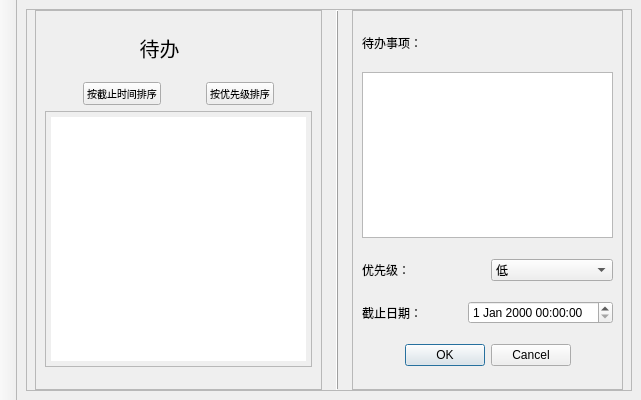
<?xml version="1.0" encoding="UTF-8"?>
<ui version="4.0">
 <class>MainWindow</class>
 <widget class="QMainWindow" name="MainWindow">
  <property name="geometry">
   <rect>
    <x>0</x>
    <y>0</y>
    <width>641</width>
    <height>400</height>
   </rect>
  </property>
  <property name="minimumSize">
   <size>
    <width>600</width>
    <height>0</height>
   </size>
  </property>
  <property name="maximumSize">
   <size>
    <width>16777215</width>
    <height>16777215</height>
   </size>
  </property>
  <property name="windowTitle">
   <string>ham</string>
  </property>
  <property name="windowIcon">
   <iconset resource="img.qrc">
    <normaloff>:/icon/img/icon.png</normaloff>:/icon/img/icon.png</iconset>
  </property>
  <property name="styleSheet">
   <string notr="true"/>
  </property>
  <widget class="QWidget" name="centralwidget">
   <property name="sizePolicy">
    <sizepolicy hsizetype="Expanding" vsizetype="Expanding">
     <horstretch>0</horstretch>
     <verstretch>0</verstretch>
    </sizepolicy>
   </property>
   <property name="minimumSize">
    <size>
     <width>300</width>
     <height>0</height>
    </size>
   </property>
   <layout class="QGridLayout" name="gridLayout">
    <item row="0" column="0">
     <widget class="QStackedWidget" name="stackedWidget">
      <property name="sizePolicy">
       <sizepolicy hsizetype="Expanding" vsizetype="Expanding">
        <horstretch>0</horstretch>
        <verstretch>0</verstretch>
       </sizepolicy>
      </property>
      <property name="minimumSize">
       <size>
        <width>300</width>
        <height>0</height>
       </size>
      </property>
      <property name="currentIndex">
       <number>2</number>
      </property>
      <widget class="QWidget" name="home">
       <layout class="QGridLayout" name="gridLayout_3">
        <item row="0" column="2">
         <widget class="QLabel" name="homeDisplay">
          <property name="styleSheet">
           <string notr="true">background-color: transparent; 
border: 0;
font-size: 20px;</string>
          </property>
          <property name="text">
           <string>主页</string>
          </property>
          <property name="alignment">
           <set>Qt::AlignmentFlag::AlignCenter</set>
          </property>
         </widget>
        </item>
        <item row="1" column="3">
         <widget class="QToolButton" name="settingsButton">
          <property name="styleSheet">
           <string notr="true">background-color: transparent; 
border: 0;</string>
          </property>
          <property name="text">
           <string>设置</string>
          </property>
          <property name="icon">
           <iconset resource="img.qrc">
            <normaloff>:/tab/img/settings.png</normaloff>:/tab/img/settings.png</iconset>
          </property>
          <property name="iconSize">
           <size>
            <width>30</width>
            <height>30</height>
           </size>
          </property>
          <property name="autoExclusive">
           <bool>true</bool>
          </property>
          <property name="toolButtonStyle">
           <enum>Qt::ToolButtonStyle::ToolButtonTextUnderIcon</enum>
          </property>
         </widget>
        </item>
        <item row="2" column="0">
         <widget class="QToolButton" name="homeButton">
          <property name="styleSheet">
           <string notr="true">background-color: transparent; 
border: 0;</string>
          </property>
          <property name="text">
           <string>主页</string>
          </property>
          <property name="icon">
           <iconset resource="img.qrc">
            <normaloff>:/tab/img/home.png</normaloff>:/tab/img/home.png</iconset>
          </property>
          <property name="iconSize">
           <size>
            <width>30</width>
            <height>30</height>
           </size>
          </property>
          <property name="autoExclusive">
           <bool>true</bool>
          </property>
          <property name="toolButtonStyle">
           <enum>Qt::ToolButtonStyle::ToolButtonTextUnderIcon</enum>
          </property>
         </widget>
        </item>
        <item row="2" column="2">
         <widget class="QToolButton" name="tasksButton">
          <property name="styleSheet">
           <string notr="true">background-color: transparent; 
border: 0;</string>
          </property>
          <property name="text">
           <string>任务</string>
          </property>
          <property name="icon">
           <iconset resource="img.qrc">
            <normaloff>:/tab/img/tasks.png</normaloff>:/tab/img/tasks.png</iconset>
          </property>
          <property name="iconSize">
           <size>
            <width>30</width>
            <height>30</height>
           </size>
          </property>
          <property name="autoExclusive">
           <bool>true</bool>
          </property>
          <property name="toolButtonStyle">
           <enum>Qt::ToolButtonStyle::ToolButtonTextUnderIcon</enum>
          </property>
         </widget>
        </item>
        <item row="3" column="1">
         <widget class="QToolButton" name="classButton">
          <property name="styleSheet">
           <string notr="true">background-color: transparent; 
border: 0;</string>
          </property>
          <property name="text">
           <string>课表</string>
          </property>
          <property name="icon">
           <iconset resource="img.qrc">
            <normaloff>:/tab/img/class.png</normaloff>:/tab/img/class.png</iconset>
          </property>
          <property name="iconSize">
           <size>
            <width>30</width>
            <height>30</height>
           </size>
          </property>
          <property name="autoExclusive">
           <bool>true</bool>
          </property>
          <property name="toolButtonStyle">
           <enum>Qt::ToolButtonStyle::ToolButtonTextUnderIcon</enum>
          </property>
         </widget>
        </item>
       </layout>
      </widget>
      <widget class="QWidget" name="timetable">
       <layout class="QGridLayout" name="gridLayout_5">
        <item row="0" column="0">
         <widget class="QLabel" name="timetableDisplay">
          <property name="styleSheet">
           <string notr="true">background-color: transparent; 
border: 0;
font-size: 20px;</string>
          </property>
          <property name="text">
           <string>课表</string>
          </property>
          <property name="alignment">
           <set>Qt::AlignmentFlag::AlignCenter</set>
          </property>
         </widget>
        </item>
       </layout>
      </widget>
      <widget class="QWidget" name="tasks">
       <property name="sizePolicy">
        <sizepolicy hsizetype="Expanding" vsizetype="Expanding">
         <horstretch>0</horstretch>
         <verstretch>0</verstretch>
        </sizepolicy>
       </property>
       <layout class="QGridLayout" name="gridLayout_6">
        <property name="leftMargin">
         <number>0</number>
        </property>
        <property name="topMargin">
         <number>0</number>
        </property>
        <property name="rightMargin">
         <number>0</number>
        </property>
        <property name="bottomMargin">
         <number>0</number>
        </property>
        <property name="spacing">
         <number>0</number>
        </property>
        <item row="0" column="0">
         <widget class="QFrame" name="frame_3">
          <property name="sizePolicy">
           <sizepolicy hsizetype="Expanding" vsizetype="Expanding">
            <horstretch>0</horstretch>
            <verstretch>0</verstretch>
           </sizepolicy>
          </property>
          <property name="autoFillBackground">
           <bool>true</bool>
          </property>
          <property name="styleSheet">
           <string notr="true"/>
          </property>
          <property name="frameShape">
           <enum>QFrame::Shape::StyledPanel</enum>
          </property>
          <property name="frameShadow">
           <enum>QFrame::Shadow::Raised</enum>
          </property>
          <layout class="QHBoxLayout" name="horizontalLayout">
           <property name="leftMargin">
            <number>0</number>
           </property>
           <property name="topMargin">
            <number>0</number>
           </property>
           <property name="rightMargin">
            <number>0</number>
           </property>
           <property name="bottomMargin">
            <number>0</number>
           </property>
           <item>
            <spacer name="horizontalSpacer">
             <property name="orientation">
              <enum>Qt::Orientation::Horizontal</enum>
             </property>
             <property name="sizeType">
              <enum>QSizePolicy::Policy::Preferred</enum>
             </property>
             <property name="sizeHint" stdset="0">
              <size>
               <width>13</width>
               <height>20</height>
              </size>
             </property>
            </spacer>
           </item>
           <item>
            <widget class="QFrame" name="frame">
             <property name="sizePolicy">
              <sizepolicy hsizetype="Expanding" vsizetype="Expanding">
               <horstretch>0</horstretch>
               <verstretch>0</verstretch>
              </sizepolicy>
             </property>
             <property name="styleSheet">
              <string notr="true"/>
             </property>
             <property name="frameShape">
              <enum>QFrame::Shape::StyledPanel</enum>
             </property>
             <property name="frameShadow">
              <enum>QFrame::Shadow::Raised</enum>
             </property>
             <layout class="QGridLayout" name="gridLayout_7">
              <item row="0" column="0">
               <layout class="QVBoxLayout" name="verticalLayout_3">
                <property name="sizeConstraint">
                 <enum>QLayout::SizeConstraint::SetDefaultConstraint</enum>
                </property>
                <item>
                 <spacer name="verticalSpacer_2">
                  <property name="orientation">
                   <enum>Qt::Orientation::Vertical</enum>
                  </property>
                  <property name="sizeType">
                   <enum>QSizePolicy::Policy::Preferred</enum>
                  </property>
                  <property name="sizeHint" stdset="0">
                   <size>
                    <width>20</width>
                    <height>13</height>
                   </size>
                  </property>
                 </spacer>
                </item>
                <item>
                 <widget class="QFrame" name="frame_4">
                  <property name="sizePolicy">
                   <sizepolicy hsizetype="Expanding" vsizetype="Preferred">
                    <horstretch>0</horstretch>
                    <verstretch>0</verstretch>
                   </sizepolicy>
                  </property>
                  <property name="frameShape">
                   <enum>QFrame::Shape::NoFrame</enum>
                  </property>
                  <property name="frameShadow">
                   <enum>QFrame::Shadow::Raised</enum>
                  </property>
                  <layout class="QHBoxLayout" name="horizontalLayout_9">
                   <property name="leftMargin">
                    <number>9</number>
                   </property>
                   <property name="topMargin">
                    <number>0</number>
                   </property>
                   <property name="bottomMargin">
                    <number>0</number>
                   </property>
                   <item>
                    <widget class="QLabel" name="tasksDisplay">
                     <property name="sizePolicy">
                      <sizepolicy hsizetype="Expanding" vsizetype="Preferred">
                       <horstretch>0</horstretch>
                       <verstretch>0</verstretch>
                      </sizepolicy>
                     </property>
                     <property name="styleSheet">
                      <string notr="true">background-color: transparent; 
border: 0;
font-size: 20px;</string>
                     </property>
                     <property name="text">
                      <string>待办</string>
                     </property>
                     <property name="alignment">
                      <set>Qt::AlignmentFlag::AlignCenter</set>
                     </property>
                    </widget>
                   </item>
                   <item>
                    <widget class="QPushButton" name="addButton">
                     <property name="styleSheet">
                      <string notr="true">background-color: transparent;
border: 0;</string>
                     </property>
                     <property name="text">
                      <string/>
                     </property>
                     <property name="icon">
                      <iconset resource="img.qrc">
                       <normaloff>:/more/img/add.png</normaloff>:/more/img/add.png</iconset>
                     </property>
                     <property name="iconSize">
                      <size>
                       <width>25</width>
                       <height>25</height>
                      </size>
                     </property>
                    </widget>
                   </item>
                  </layout>
                 </widget>
                </item>
                <item>
                 <spacer name="verticalSpacer_1">
                  <property name="orientation">
                   <enum>Qt::Orientation::Vertical</enum>
                  </property>
                  <property name="sizeType">
                   <enum>QSizePolicy::Policy::Preferred</enum>
                  </property>
                  <property name="sizeHint" stdset="0">
                   <size>
                    <width>13</width>
                    <height>13</height>
                   </size>
                  </property>
                 </spacer>
                </item>
                <item>
                 <layout class="QHBoxLayout" name="horizontalLayout_1">
                  <item>
                   <spacer name="horizontalSpacer_1">
                    <property name="orientation">
                     <enum>Qt::Orientation::Horizontal</enum>
                    </property>
                    <property name="sizeHint" stdset="0">
                     <size>
                      <width>40</width>
                      <height>20</height>
                     </size>
                    </property>
                   </spacer>
                  </item>
                  <item>
                   <widget class="QPushButton" name="sortByDeadlineBtn">
                    <property name="styleSheet">
                     <string notr="true">font-size: 10px;
padding: 3px;</string>
                    </property>
                    <property name="text">
                     <string>按截止时间排序</string>
                    </property>
                   </widget>
                  </item>
                  <item>
                   <spacer name="horizontalSpacer_5">
                    <property name="orientation">
                     <enum>Qt::Orientation::Horizontal</enum>
                    </property>
                    <property name="sizeHint" stdset="0">
                     <size>
                      <width>40</width>
                      <height>20</height>
                     </size>
                    </property>
                   </spacer>
                  </item>
                  <item>
                   <widget class="QPushButton" name="sortByPriorityBtn">
                    <property name="styleSheet">
                     <string notr="true">font-size: 10px;
padding: 3px;</string>
                    </property>
                    <property name="text">
                     <string>按优先级排序</string>
                    </property>
                   </widget>
                  </item>
                  <item>
                   <spacer name="horizontalSpacer_6">
                    <property name="orientation">
                     <enum>Qt::Orientation::Horizontal</enum>
                    </property>
                    <property name="sizeHint" stdset="0">
                     <size>
                      <width>40</width>
                      <height>20</height>
                     </size>
                    </property>
                   </spacer>
                  </item>
                 </layout>
                </item>
                <item>
                 <widget class="TaskDisplay" name="listWidget">
                  <property name="sizePolicy">
                   <sizepolicy hsizetype="Expanding" vsizetype="Expanding">
                    <horstretch>0</horstretch>
                    <verstretch>0</verstretch>
                   </sizepolicy>
                  </property>
                  <property name="autoFillBackground">
                   <bool>false</bool>
                  </property>
                  <property name="styleSheet">
                   <string notr="true">padding: 5px;</string>
                  </property>
                  <property name="editTriggers">
                   <set>QAbstractItemView::EditTrigger::NoEditTriggers</set>
                  </property>
                  <property name="sortingEnabled">
                   <bool>false</bool>
                  </property>
                 </widget>
                </item>
                <item>
                 <spacer name="verticalSpacer_9">
                  <property name="orientation">
                   <enum>Qt::Orientation::Vertical</enum>
                  </property>
                  <property name="sizeType">
                   <enum>QSizePolicy::Policy::Preferred</enum>
                  </property>
                  <property name="sizeHint" stdset="0">
                   <size>
                    <width>20</width>
                    <height>13</height>
                   </size>
                  </property>
                 </spacer>
                </item>
               </layout>
              </item>
             </layout>
            </widget>
           </item>
           <item>
            <spacer name="horizontalSpacer_2">
             <property name="orientation">
              <enum>Qt::Orientation::Horizontal</enum>
             </property>
             <property name="sizeType">
              <enum>QSizePolicy::Policy::Preferred</enum>
             </property>
             <property name="sizeHint" stdset="0">
              <size>
               <width>13</width>
               <height>20</height>
              </size>
             </property>
            </spacer>
           </item>
           <item>
            <widget class="Line" name="line">
             <property name="sizePolicy">
              <sizepolicy hsizetype="Fixed" vsizetype="Expanding">
               <horstretch>0</horstretch>
               <verstretch>0</verstretch>
              </sizepolicy>
             </property>
             <property name="styleSheet">
              <string notr="true"/>
             </property>
             <property name="frameShadow">
              <enum>QFrame::Shadow::Raised</enum>
             </property>
             <property name="orientation">
              <enum>Qt::Orientation::Vertical</enum>
             </property>
            </widget>
           </item>
           <item>
            <spacer name="horizontalSpacer_3">
             <property name="orientation">
              <enum>Qt::Orientation::Horizontal</enum>
             </property>
             <property name="sizeType">
              <enum>QSizePolicy::Policy::Preferred</enum>
             </property>
             <property name="sizeHint" stdset="0">
              <size>
               <width>13</width>
               <height>20</height>
              </size>
             </property>
            </spacer>
           </item>
           <item>
            <widget class="TaskEditor" name="editor">
             <property name="sizePolicy">
              <sizepolicy hsizetype="Expanding" vsizetype="Expanding">
               <horstretch>0</horstretch>
               <verstretch>0</verstretch>
              </sizepolicy>
             </property>
             <property name="styleSheet">
              <string notr="true"/>
             </property>
             <property name="frameShape">
              <enum>QFrame::Shape::StyledPanel</enum>
             </property>
             <property name="frameShadow">
              <enum>QFrame::Shadow::Raised</enum>
             </property>
             <layout class="QGridLayout" name="gridLayout_2">
              <item row="0" column="0">
               <layout class="QVBoxLayout" name="verticalLayout_4">
                <item>
                 <spacer name="verticalSpacer_3">
                  <property name="orientation">
                   <enum>Qt::Orientation::Vertical</enum>
                  </property>
                  <property name="sizeType">
                   <enum>QSizePolicy::Policy::Preferred</enum>
                  </property>
                  <property name="sizeHint" stdset="0">
                   <size>
                    <width>20</width>
                    <height>40</height>
                   </size>
                  </property>
                 </spacer>
                </item>
                <item>
                 <widget class="QLabel" name="label_4">
                  <property name="sizePolicy">
                   <sizepolicy hsizetype="Expanding" vsizetype="Preferred">
                    <horstretch>0</horstretch>
                    <verstretch>0</verstretch>
                   </sizepolicy>
                  </property>
                  <property name="text">
                   <string>待办事项：</string>
                  </property>
                 </widget>
                </item>
                <item>
                 <spacer name="verticalSpacer_4">
                  <property name="orientation">
                   <enum>Qt::Orientation::Vertical</enum>
                  </property>
                  <property name="sizeType">
                   <enum>QSizePolicy::Policy::Preferred</enum>
                  </property>
                  <property name="sizeHint" stdset="0">
                   <size>
                    <width>20</width>
                    <height>40</height>
                   </size>
                  </property>
                 </spacer>
                </item>
                <item>
                 <widget class="QTextEdit" name="textEdit">
                  <property name="sizePolicy">
                   <sizepolicy hsizetype="Expanding" vsizetype="Expanding">
                    <horstretch>0</horstretch>
                    <verstretch>0</verstretch>
                   </sizepolicy>
                  </property>
                 </widget>
                </item>
                <item>
                 <spacer name="verticalSpacer_5">
                  <property name="orientation">
                   <enum>Qt::Orientation::Vertical</enum>
                  </property>
                  <property name="sizeType">
                   <enum>QSizePolicy::Policy::Preferred</enum>
                  </property>
                  <property name="sizeHint" stdset="0">
                   <size>
                    <width>20</width>
                    <height>40</height>
                   </size>
                  </property>
                 </spacer>
                </item>
                <item>
                 <layout class="QHBoxLayout" name="horizontalLayout_2">
                  <item>
                   <widget class="QLabel" name="label_5">
                    <property name="text">
                     <string>优先级：</string>
                    </property>
                   </widget>
                  </item>
                  <item>
                   <widget class="QComboBox" name="comboBox">
                    <property name="sizePolicy">
                     <sizepolicy hsizetype="Preferred" vsizetype="Fixed">
                      <horstretch>0</horstretch>
                      <verstretch>0</verstretch>
                     </sizepolicy>
                    </property>
                    <item>
                     <property name="text">
                      <string>低</string>
                     </property>
                    </item>
                    <item>
                     <property name="text">
                      <string>中</string>
                     </property>
                    </item>
                    <item>
                     <property name="text">
                      <string>高</string>
                     </property>
                    </item>
                   </widget>
                  </item>
                 </layout>
                </item>
                <item>
                 <spacer name="verticalSpacer_6">
                  <property name="orientation">
                   <enum>Qt::Orientation::Vertical</enum>
                  </property>
                  <property name="sizeHint" stdset="0">
                   <size>
                    <width>20</width>
                    <height>40</height>
                   </size>
                  </property>
                 </spacer>
                </item>
                <item>
                 <layout class="QHBoxLayout" name="horizontalLayout_3">
                  <item>
                   <widget class="QLabel" name="label_6">
                    <property name="text">
                     <string>截止日期：</string>
                    </property>
                   </widget>
                  </item>
                  <item>
                   <widget class="QDateTimeEdit" name="dateTimeEdit"/>
                  </item>
                 </layout>
                </item>
                <item>
                 <spacer name="verticalSpacer_7">
                  <property name="orientation">
                   <enum>Qt::Orientation::Vertical</enum>
                  </property>
                  <property name="sizeType">
                   <enum>QSizePolicy::Policy::Preferred</enum>
                  </property>
                  <property name="sizeHint" stdset="0">
                   <size>
                    <width>20</width>
                    <height>40</height>
                   </size>
                  </property>
                 </spacer>
                </item>
                <item>
                 <widget class="QDialogButtonBox" name="buttonBox">
                  <property name="autoFillBackground">
                   <bool>false</bool>
                  </property>
                  <property name="standardButtons">
                   <set>QDialogButtonBox::StandardButton::Cancel|QDialogButtonBox::StandardButton::Ok</set>
                  </property>
                  <property name="centerButtons">
                   <bool>true</bool>
                  </property>
                 </widget>
                </item>
                <item>
                 <spacer name="verticalSpacer_8">
                  <property name="orientation">
                   <enum>Qt::Orientation::Vertical</enum>
                  </property>
                  <property name="sizeHint" stdset="0">
                   <size>
                    <width>20</width>
                    <height>40</height>
                   </size>
                  </property>
                 </spacer>
                </item>
               </layout>
              </item>
             </layout>
            </widget>
           </item>
           <item>
            <spacer name="horizontalSpacer_4">
             <property name="orientation">
              <enum>Qt::Orientation::Horizontal</enum>
             </property>
             <property name="sizeType">
              <enum>QSizePolicy::Policy::Preferred</enum>
             </property>
             <property name="sizeHint" stdset="0">
              <size>
               <width>13</width>
               <height>20</height>
              </size>
             </property>
            </spacer>
           </item>
          </layout>
         </widget>
        </item>
       </layout>
      </widget>
      <widget class="QWidget" name="setting">
       <layout class="QGridLayout" name="gridLayout_4">
        <item row="0" column="0">
         <widget class="QLabel" name="settingsDisplay">
          <property name="styleSheet">
           <string notr="true">background-color: transparent; 
border: 0;
font-size: 20px;</string>
          </property>
          <property name="text">
           <string>设置</string>
          </property>
          <property name="alignment">
           <set>Qt::AlignmentFlag::AlignCenter</set>
          </property>
         </widget>
        </item>
       </layout>
      </widget>
      <widget class="QWidget" name="login">
       <layout class="QGridLayout" name="gridLayout_8">
        <item row="0" column="0">
         <widget class="QFrame" name="frame_2">
          <property name="sizePolicy">
           <sizepolicy hsizetype="Expanding" vsizetype="Expanding">
            <horstretch>0</horstretch>
            <verstretch>0</verstretch>
           </sizepolicy>
          </property>
          <property name="frameShape">
           <enum>QFrame::Shape::StyledPanel</enum>
          </property>
          <property name="frameShadow">
           <enum>QFrame::Shadow::Raised</enum>
          </property>
          <layout class="QHBoxLayout" name="horizontalLayout_6">
           <item>
            <spacer name="horizontalSpacer_7">
             <property name="orientation">
              <enum>Qt::Orientation::Horizontal</enum>
             </property>
             <property name="sizeHint" stdset="0">
              <size>
               <width>40</width>
               <height>20</height>
              </size>
             </property>
            </spacer>
           </item>
           <item>
            <widget class="QFrame" name="frame_5">
             <property name="frameShape">
              <enum>QFrame::Shape::NoFrame</enum>
             </property>
             <property name="frameShadow">
              <enum>QFrame::Shadow::Raised</enum>
             </property>
             <layout class="QVBoxLayout" name="verticalLayout_2">
              <item>
               <spacer name="verticalSpacer">
                <property name="orientation">
                 <enum>Qt::Orientation::Vertical</enum>
                </property>
                <property name="sizeHint" stdset="0">
                 <size>
                  <width>20</width>
                  <height>120</height>
                 </size>
                </property>
               </spacer>
              </item>
              <item>
               <layout class="QHBoxLayout" name="horizontalLayout_4">
                <item>
                 <widget class="QLabel" name="label">
                  <property name="text">
                   <string>账号：</string>
                  </property>
                 </widget>
                </item>
                <item>
                 <widget class="QLineEdit" name="usernameEdit"/>
                </item>
               </layout>
              </item>
              <item>
               <layout class="QHBoxLayout" name="horizontalLayout_5">
                <item>
                 <widget class="QLabel" name="label_2">
                  <property name="text">
                   <string>密码：</string>
                  </property>
                 </widget>
                </item>
                <item>
                 <widget class="QLineEdit" name="passwordEdit">
                  <property name="echoMode">
                   <enum>QLineEdit::EchoMode::Password</enum>
                  </property>
                 </widget>
                </item>
               </layout>
              </item>
              <item>
               <widget class="QDialogButtonBox" name="buttonBox_2">
                <property name="standardButtons">
                 <set>QDialogButtonBox::StandardButton::Cancel|QDialogButtonBox::StandardButton::Ok</set>
                </property>
                <property name="centerButtons">
                 <bool>true</bool>
                </property>
               </widget>
              </item>
              <item>
               <spacer name="verticalSpacer_10">
                <property name="orientation">
                 <enum>Qt::Orientation::Vertical</enum>
                </property>
                <property name="sizeHint" stdset="0">
                 <size>
                  <width>20</width>
                  <height>40</height>
                 </size>
                </property>
               </spacer>
              </item>
             </layout>
            </widget>
           </item>
           <item>
            <spacer name="horizontalSpacer_8">
             <property name="orientation">
              <enum>Qt::Orientation::Horizontal</enum>
             </property>
             <property name="sizeHint" stdset="0">
              <size>
               <width>40</width>
               <height>20</height>
              </size>
             </property>
            </spacer>
           </item>
          </layout>
         </widget>
        </item>
       </layout>
      </widget>
     </widget>
    </item>
   </layout>
  </widget>
  <widget class="QToolBar" name="tab">
   <property name="windowTitle">
    <string>toolBar</string>
   </property>
   <property name="movable">
    <bool>false</bool>
   </property>
   <property name="allowedAreas">
    <set>Qt::ToolBarArea::AllToolBarAreas</set>
   </property>
   <attribute name="toolBarArea">
    <enum>LeftToolBarArea</enum>
   </attribute>
   <attribute name="toolBarBreak">
    <bool>false</bool>
   </attribute>
  </widget>
 </widget>
 <customwidgets>
  <customwidget>
   <class>TaskDisplay</class>
   <extends>QListWidget</extends>
   <header>taskdisplay.h</header>
  </customwidget>
  <customwidget>
   <class>TaskEditor</class>
   <extends>QFrame</extends>
   <header>taskeditor.h</header>
   <container>1</container>
  </customwidget>
 </customwidgets>
 <resources>
  <include location="img.qrc"/>
 </resources>
 <connections/>
</ui>
